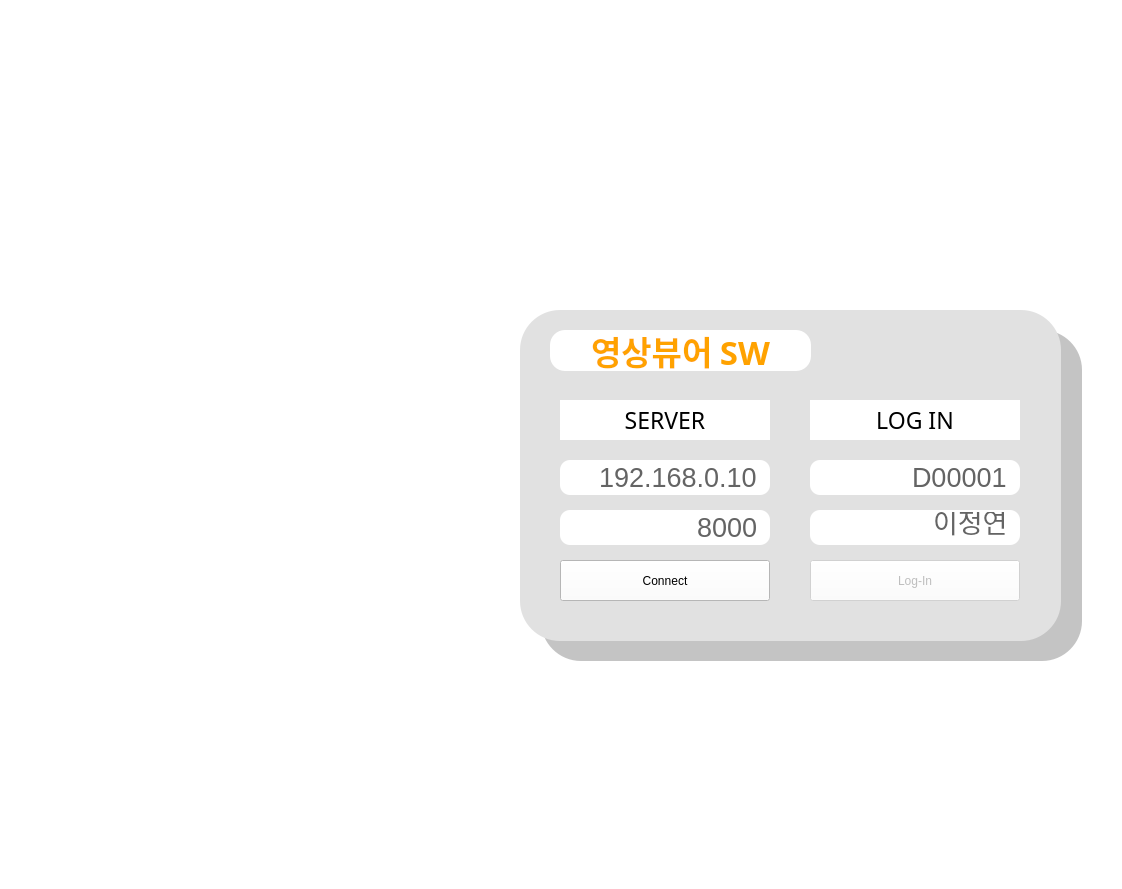
<?xml version="1.0" encoding="UTF-8"?>
<ui version="4.0">
 <class>LoginForm</class>
 <widget class="QWidget" name="LoginForm">
  <property name="geometry">
   <rect>
    <x>0</x>
    <y>0</y>
    <width>1122</width>
    <height>889</height>
   </rect>
  </property>
  <property name="windowTitle">
   <string>Form</string>
  </property>
  <property name="styleSheet">
   <string notr="true">background-color: rgb(255, 255, 255);
</string>
  </property>
  <widget class="QLabel" name="titleLabel">
   <property name="geometry">
    <rect>
     <x>550</x>
     <y>330</y>
     <width>261</width>
     <height>41</height>
    </rect>
   </property>
   <property name="font">
    <font>
     <family>맑은 고딕</family>
     <pointsize>25</pointsize>
     <italic>false</italic>
     <bold>true</bold>
     <strikeout>false</strikeout>
     <kerning>true</kerning>
    </font>
   </property>
   <property name="styleSheet">
    <string notr="true">background-color: rgba(255, 255, 255, 255);
color: rgb(255, 162, 0);
border-radius: 15px;</string>
   </property>
   <property name="text">
    <string>영상뷰어 SW</string>
   </property>
   <property name="alignment">
    <set>Qt::AlignCenter</set>
   </property>
  </widget>
  <widget class="QLineEdit" name="nameBack">
   <property name="geometry">
    <rect>
     <x>810</x>
     <y>510</y>
     <width>210</width>
     <height>35</height>
    </rect>
   </property>
   <property name="font">
    <font>
     <pointsize>25</pointsize>
    </font>
   </property>
   <property name="styleSheet">
    <string notr="true">background-color: rgb(255, 255, 255);
border-radius:10px;
color: rgb(255, 255, 255);</string>
   </property>
   <property name="text">
    <string/>
   </property>
   <property name="readOnly">
    <bool>true</bool>
   </property>
  </widget>
  <widget class="QLineEdit" name="IPNumber">
   <property name="geometry">
    <rect>
     <x>570</x>
     <y>462</y>
     <width>191</width>
     <height>31</height>
    </rect>
   </property>
   <property name="font">
    <font>
     <pointsize>20</pointsize>
    </font>
   </property>
   <property name="styleSheet">
    <string notr="true">background-color: rgba(255, 170, 0, 00);
color: rgb(100, 100, 100);
border: rgba(255, 255, 255, 0);</string>
   </property>
   <property name="text">
    <string>192.168.0.10</string>
   </property>
   <property name="alignment">
    <set>Qt::AlignRight|Qt::AlignTrailing|Qt::AlignVCenter</set>
   </property>
  </widget>
  <widget class="QLineEdit" name="PortNumber">
   <property name="geometry">
    <rect>
     <x>570</x>
     <y>512</y>
     <width>191</width>
     <height>31</height>
    </rect>
   </property>
   <property name="font">
    <font>
     <pointsize>20</pointsize>
    </font>
   </property>
   <property name="styleSheet">
    <string notr="true">background-color: rgba(255, 170, 0, 00);
color: rgb(100, 100, 100);
border: rgba(255, 255, 255, 0);</string>
   </property>
   <property name="text">
    <string>8000</string>
   </property>
   <property name="alignment">
    <set>Qt::AlignRight|Qt::AlignTrailing|Qt::AlignVCenter</set>
   </property>
  </widget>
  <widget class="QLabel" name="logInLabel">
   <property name="geometry">
    <rect>
     <x>810</x>
     <y>400</y>
     <width>210</width>
     <height>40</height>
    </rect>
   </property>
   <property name="font">
    <font>
     <family>Arial Black</family>
     <pointsize>17</pointsize>
    </font>
   </property>
   <property name="styleSheet">
    <string notr="true"/>
   </property>
   <property name="text">
    <string>LOG IN</string>
   </property>
   <property name="alignment">
    <set>Qt::AlignCenter</set>
   </property>
  </widget>
  <widget class="QPushButton" name="LogIn">
   <property name="enabled">
    <bool>false</bool>
   </property>
   <property name="geometry">
    <rect>
     <x>810</x>
     <y>560</y>
     <width>210</width>
     <height>41</height>
    </rect>
   </property>
   <property name="text">
    <string>Log-In</string>
   </property>
  </widget>
  <widget class="QLineEdit" name="DoctorID">
   <property name="geometry">
    <rect>
     <x>820</x>
     <y>462</y>
     <width>191</width>
     <height>31</height>
    </rect>
   </property>
   <property name="font">
    <font>
     <pointsize>20</pointsize>
    </font>
   </property>
   <property name="styleSheet">
    <string notr="true">background-color: rgba(255, 170, 0, 00);
color: rgb(100, 100, 100);
border: rgba(255, 255, 255, 0);</string>
   </property>
   <property name="text">
    <string>D00001</string>
   </property>
   <property name="alignment">
    <set>Qt::AlignRight|Qt::AlignTrailing|Qt::AlignVCenter</set>
   </property>
  </widget>
  <widget class="QLabel" name="label_12">
   <property name="geometry">
    <rect>
     <x>520</x>
     <y>310</y>
     <width>541</width>
     <height>331</height>
    </rect>
   </property>
   <property name="styleSheet">
    <string notr="true">background-color: rgb(225, 225, 225);
border-radius: 40px;</string>
   </property>
   <property name="text">
    <string/>
   </property>
  </widget>
  <widget class="QLineEdit" name="DoctorName">
   <property name="geometry">
    <rect>
     <x>820</x>
     <y>512</y>
     <width>191</width>
     <height>31</height>
    </rect>
   </property>
   <property name="font">
    <font>
     <pointsize>20</pointsize>
    </font>
   </property>
   <property name="styleSheet">
    <string notr="true">background-color: rgba(255, 170, 0, 00);
color: rgb(100, 100, 100);
border: rgba(255, 255, 255, 0);</string>
   </property>
   <property name="text">
    <string>이정연</string>
   </property>
   <property name="alignment">
    <set>Qt::AlignRight|Qt::AlignTrailing|Qt::AlignVCenter</set>
   </property>
  </widget>
  <widget class="QLabel" name="label_13">
   <property name="geometry">
    <rect>
     <x>541</x>
     <y>330</y>
     <width>541</width>
     <height>331</height>
    </rect>
   </property>
   <property name="styleSheet">
    <string notr="true">background-color: rgb(196, 196, 196);
border-radius: 40px;</string>
   </property>
   <property name="text">
    <string/>
   </property>
  </widget>
  <widget class="QLabel" name="serverLabel">
   <property name="geometry">
    <rect>
     <x>560</x>
     <y>400</y>
     <width>210</width>
     <height>40</height>
    </rect>
   </property>
   <property name="font">
    <font>
     <family>Arial Black</family>
     <pointsize>17</pointsize>
    </font>
   </property>
   <property name="styleSheet">
    <string notr="true"/>
   </property>
   <property name="text">
    <string>SERVER</string>
   </property>
   <property name="alignment">
    <set>Qt::AlignCenter</set>
   </property>
  </widget>
  <widget class="QLineEdit" name="portBack">
   <property name="geometry">
    <rect>
     <x>560</x>
     <y>510</y>
     <width>210</width>
     <height>35</height>
    </rect>
   </property>
   <property name="font">
    <font>
     <pointsize>25</pointsize>
    </font>
   </property>
   <property name="styleSheet">
    <string notr="true">background-color: rgb(255, 255, 255);
border-radius:10px;
color: rgb(255, 255, 255);</string>
   </property>
   <property name="text">
    <string/>
   </property>
   <property name="readOnly">
    <bool>true</bool>
   </property>
  </widget>
  <widget class="QLineEdit" name="idBack">
   <property name="geometry">
    <rect>
     <x>810</x>
     <y>460</y>
     <width>210</width>
     <height>35</height>
    </rect>
   </property>
   <property name="font">
    <font>
     <pointsize>25</pointsize>
    </font>
   </property>
   <property name="styleSheet">
    <string notr="true">background-color: rgb(255, 255, 255);
border-radius:10px;
color: rgb(255, 255, 255);</string>
   </property>
   <property name="text">
    <string/>
   </property>
   <property name="readOnly">
    <bool>true</bool>
   </property>
  </widget>
  <widget class="QLineEdit" name="ipBack">
   <property name="geometry">
    <rect>
     <x>560</x>
     <y>460</y>
     <width>210</width>
     <height>35</height>
    </rect>
   </property>
   <property name="font">
    <font>
     <pointsize>25</pointsize>
    </font>
   </property>
   <property name="styleSheet">
    <string notr="true">background-color: rgb(255, 255, 255);
border-radius:10px;
color: rgb(255, 255, 255);</string>
   </property>
   <property name="text">
    <string/>
   </property>
   <property name="readOnly">
    <bool>true</bool>
   </property>
  </widget>
  <widget class="QPushButton" name="connectToServer">
   <property name="geometry">
    <rect>
     <x>560</x>
     <y>560</y>
     <width>210</width>
     <height>41</height>
    </rect>
   </property>
   <property name="text">
    <string>Connect</string>
   </property>
  </widget>
  <zorder>label_13</zorder>
  <zorder>label_12</zorder>
  <zorder>serverLabel</zorder>
  <zorder>ipBack</zorder>
  <zorder>LogIn</zorder>
  <zorder>connectToServer</zorder>
  <zorder>idBack</zorder>
  <zorder>IPNumber</zorder>
  <zorder>nameBack</zorder>
  <zorder>portBack</zorder>
  <zorder>PortNumber</zorder>
  <zorder>titleLabel</zorder>
  <zorder>DoctorName</zorder>
  <zorder>DoctorID</zorder>
  <zorder>logInLabel</zorder>
 </widget>
 <resources/>
 <connections/>
</ui>
